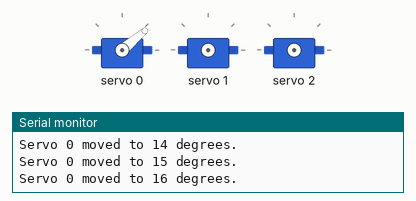
This sketch was run on a simulated Arduino Uno, built with avr-gcc and run on an emulated ATmega328P. Shown: 3 × servo, the last lines printed to the serial monitor.

Above: at 0.5 s.
At 1.7 s:
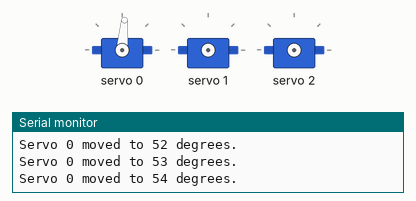
At 5.1 s:
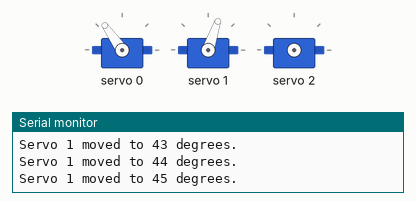
At 10.7 s:
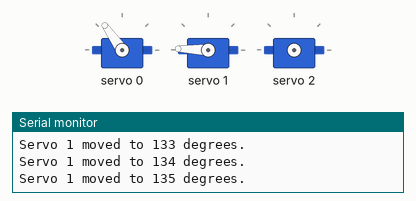
At 18.9 s:
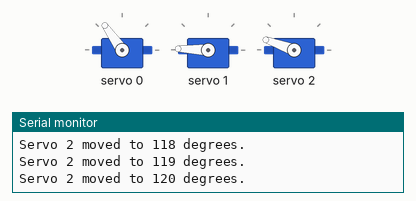
At 35.7 s:
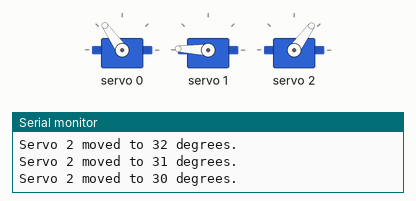
Timing chart, 0 to 40.0 s (numbered marks = the images above):
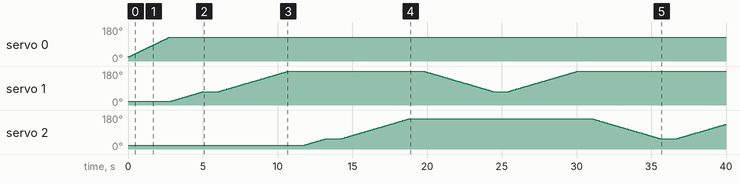

The sketch:

ROBOTICS_PROJECT.ino
```cpp
#include <Wire.h>
#include <Adafruit_PWMServoDriver.h>

// Initialize the servo driver
Adafruit_PWMServoDriver pwm = Adafruit_PWMServoDriver();

// Servo motor specifications
#define SERVOMIN 150  // Minimum pulse length
#define SERVOMAX 600  // Maximum pulse length

// Servo channel assignments
#define BASE_SERVO 0     // 360-degree servo (channel 0)
#define ARM_SERVO_1 1    // 180-degree servo (channel 1)
#define ARM_SERVO_2 2    // 180-degree servo (channel 2)

// Rotation speed configuration
#define STEP_DELAY 50 // Delay between each small movement step in milliseconds
#define STEP_SIZE 1   // Angle step size (degrees)

void setup() {
  Serial.begin(9600);
  Serial.println("3-DOF Robotic Arm Initialization");

  pwm.begin();
  pwm.setPWMFreq(50); // Set the PWM frequency to 50 Hz

  // Ensure the base servo is stationary at its initial position (e.g., 90 degrees)
  moveServoSlow(BASE_SERVO, 90, 0); // Initial position (no delay)
}

void loop() {
  // Example movements for the other arm servos

  moveServoSlow(ARM_SERVO_1, 45, STEP_DELAY); // Move arm 1 to 45 degrees slowly
  delay(1000);
  moveServoSlow(ARM_SERVO_1, 135, STEP_DELAY); // Move arm 1 to 135 degrees slowly
  delay(1000);

  moveServoSlow(ARM_SERVO_2, 30, STEP_DELAY); // Move arm 2 to 30 degrees slowly
  delay(1000);
  moveServoSlow(ARM_SERVO_2, 120, STEP_DELAY); // Move arm 2 to 120 degrees slowly
  delay(1000);
}

// Function to move a servo to a specific angle with slow rotation
void moveServoSlow(int servoChannel, int targetAngle, int delayTime) {
  static int currentAngle[16] = {0}; // Track the current position of each servo (initialize to 0 degrees)

  if (targetAngle < 0 || targetAngle > 180) {
    Serial.print("Invalid angle: ");
    Serial.println(targetAngle);
    return;
  }

  // Gradually move the servo to the target angle
  int step = (targetAngle > currentAngle[servoChannel]) ? STEP_SIZE : -STEP_SIZE;
  while (currentAngle[servoChannel] != targetAngle) {
    currentAngle[servoChannel] += step;

    // Prevent overshooting
    if ((step > 0 && currentAngle[servoChannel] > targetAngle) ||
        (step < 0 && currentAngle[servoChannel] < targetAngle)) {
      currentAngle[servoChannel] = targetAngle;
    }

    int pulseLength = mapAngleToPulse(currentAngle[servoChannel]);
    pwm.setPWM(servoChannel, 0, pulseLength);

    Serial.print("Servo ");
    Serial.print(servoChannel);
    Serial.print(" moved to ");
    Serial.print(currentAngle[servoChannel]);
    Serial.println(" degrees.");

    delay(delayTime);
  }
}

// Function to map angles to pulse lengths
int mapAngleToPulse(int angle) {
  return map(angle, 0, 180, SERVOMIN, SERVOMAX);
}
```
